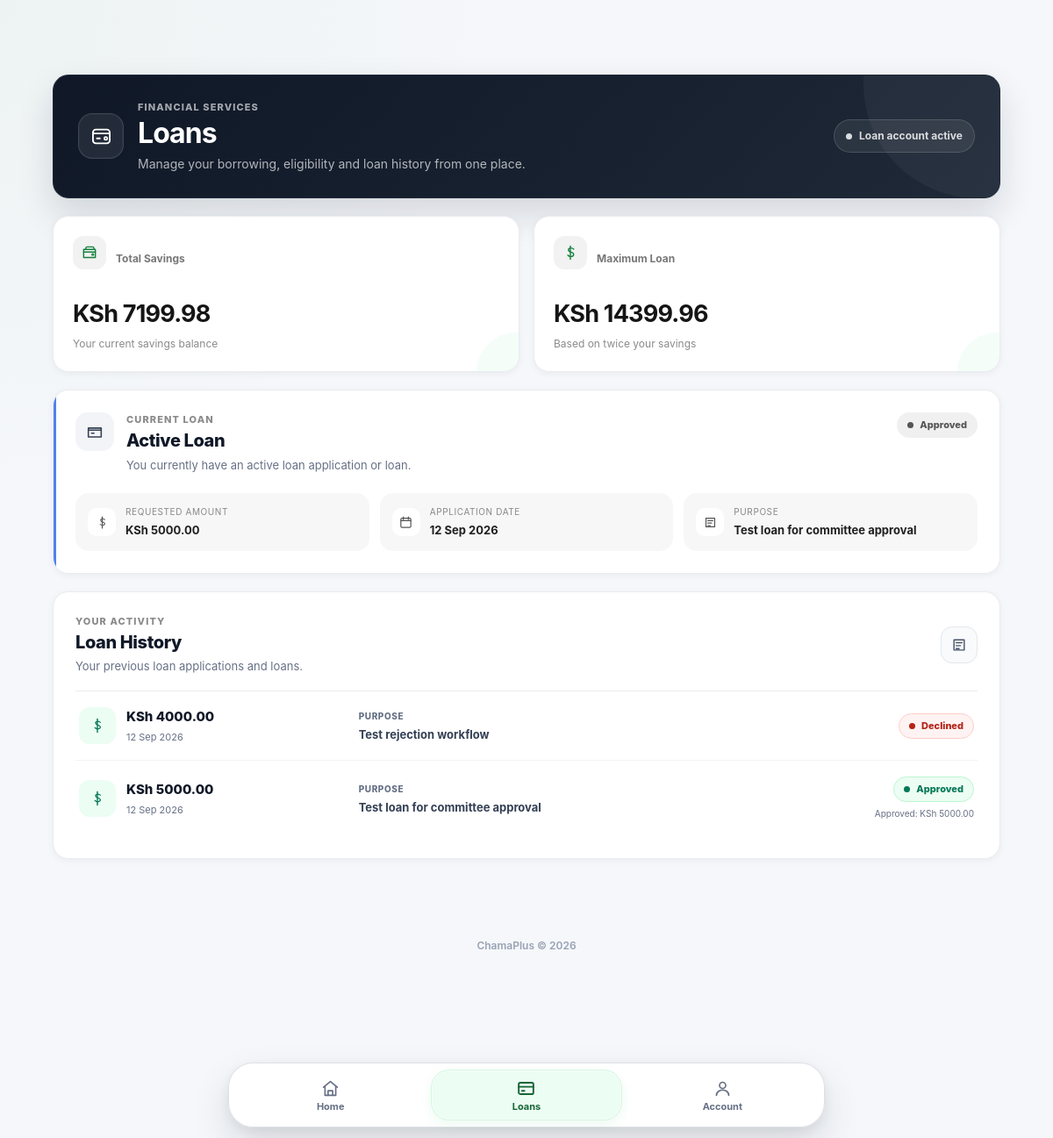
The page /loans/ (signed in) on the database its author committed.
### loans/models.py (models this page shows, shortened)
class Loan(models.Model):
    class Status(models.TextChoices):
        PENDING = "PENDING", "Pending"
        APPROVED = "APPROVED", "Approved"
        DECLINED = "DECLINED", "Declined"
        DISBURSED = "DISBURSED", "Disbursed"
        COMPLETED = "COMPLETED", "Completed"
    chama = models.ForeignKey(
        Chama,
        on_delete=models.CASCADE,
        related_name="loans",
    )
    member = models.ForeignKey(
        User,
        on_delete=models.CASCADE,
        related_name="loans",
    )
    amount_requested = models.DecimalField(
        max_digits=12,
        decimal_places=2,
    )
    amount_approved = models.DecimalField(
        max_digits=12,
        decimal_places=2,
        null=True,
        blank=True,
    )
    amount_repaid = models.DecimalField(
        max_digits=12,
        decimal_places=2,
        default=0,
    )
    interest_rate = models.DecimalField(
        max_digits=5,
        decimal_places=2,
        default=0,
    )
    status = models.CharField(
        max_length=20,
        choices=Status.choices,
        default=Status.PENDING,
    )
    purpose = models.TextField()
    application_date = models.DateField(
        auto_now_add=True,
    )
    approved_at = models.DateTimeField(
        null=True,
        blank=True,
    )
    disbursed_at = models.DateTimeField(
        null=True,
        blank=True,
    )
    completed_at = models.DateTimeField(
        null=True,
        blank=True,
    )
    reviewed_by = models.ForeignKey(
        User,
        on_delete=models.PROTECT,
        related_name="reviewed_loans",
        null=True,
        blank=True,
    )
    review_notes = models.TextField(
        blank=True,
    )
    created_at = models.DateTimeField(
        auto_now_add=True,
    )
    updated_at = models.DateTimeField(
        auto_now=True,
    )

### loans/views.py (the view)
@login_required
def loan_dashboard(request):
    chama = get_active_chama()
    if not chama:
        messages.error(
            request,
            "No active Chama has been created yet.",
        )
        return redirect("dashboard")
    membership = get_membership(
        request.user,
        chama,
    )
    if not membership:
        messages.error(
            request,
            "You are not an active member of this Chama.",
        )
        return redirect("dashboard")
    eligibility = get_loan_eligibility(
        request.user,
        chama,
    )
    loans = (
        Loan.objects
        .filter(
            chama=chama,
            member=request.user,
        )
        .prefetch_related("approvals")
        .order_by("-created_at")
    )
    active_loan = loans.filter(
        status__in=[
            Loan.Status.PENDING,
            Loan.Status.APPROVED,
            Loan.Status.DISBURSED,
        ]
    ).first()
    return render(
        request,
        "loans/dashboard.html",
        {
            "chama": chama,
            "membership": membership,
            "savings_total": eligibility["savings_total"],
            "first_saving": eligibility["first_saving"],
            "eligible_after": eligibility["eligible_after"],
            "eligible": eligibility["eligible"],
            "maximum_loan": eligibility["maximum_loan"],
            "loans": loans,
            "active_loan": active_loan,
        },
    )

### accounts/context_processors.py (called while the page is built)
def active_chama_membership(request):
    if not request.user.is_authenticated:
        return {
            "active_membership": None,
        }
    membership = (
        Membership.objects
        .filter(
            user=request.user,
            is_active=True,
            chama__is_active=True,
        )
        .select_related("chama")
        .first()
    )
    return {
        "active_membership": membership,
    }

### loans/views.py (called while the page is built)
def get_active_chama():
    return Chama.objects.filter(is_active=True).first()

def get_membership(user, chama):
    return Membership.objects.filter(
        chama=chama,
        user=user,
        is_active=True,
    ).first()

def get_savings_total(user, chama):
    return (
        Saving.objects
        .filter(
            chama=chama,
            member=user,
        )
        .aggregate(total=Sum("amount"))["total"]
        or Decimal("0.00")
    )

def get_first_saving(user, chama):
    return (
        Saving.objects
        .filter(
            chama=chama,
            member=user,
        )
        .order_by("date", "created_at")
        .first()
    )

def get_loan_eligibility(user, chama):
    savings_total = get_savings_total(user, chama)
    first_saving = get_first_saving(user, chama)
    today = timezone.localdate()
    eligible_after = None
    eligible = False
    if first_saving:
        eligible_after = first_saving.date + timedelta(days=180)
        eligible = today >= eligible_after
    maximum_loan = savings_total * Decimal("2")
    return {
        "savings_total": savings_total,
        "first_saving": first_saving,
        "eligible_after": eligible_after,
        "eligible": eligible,
        "maximum_loan": maximum_loan,
    }

### templates/loans/dashboard.html (shortened to what this page needs)
{% extends "base.html" %}
{% block content %}
<div class="loans-page">
    <section class="loans-hero">
        <div class="hero-copy">
            <div class="hero-icon" aria-hidden="true">
            </div>
            <div>
                <span class="hero-eyebrow">Financial Services</span>
                <h1>Loans</h1>
                <p>
                    Manage your borrowing, eligibility and loan history
                    from one place.
                </p>
            </div>
        </div>
        <div class="hero-pulse">
            <span class="pulse-dot"></span>
            <span>Loan account active</span>
        </div>
    </section>
    <section class="stats-grid">
        <article class="stat-card savings-card">
            <div class="stat-top">
                <div class="stat-icon">
                </div>
                <span class="stat-label">Total Savings</span>
            </div>
            <strong>
                KSh {{ savings_total|floatformat:2 }}
            </strong>
            <span class="stat-caption">
                Your current savings balance
            </span>
        </article>
        <article class="stat-card loan-limit-card">
            <div class="stat-top">
                <div class="stat-icon">
                </div>
                <span class="stat-label">Maximum Loan</span>
            </div>
            <strong>
                KSh {{ maximum_loan|floatformat:2 }}
            </strong>
            <span class="stat-caption">
                Based on twice your savings
            </span>
        </article>
    </section>
    {% if eligible %}
        {% if active_loan %}
            <section class="feature-card active-loan-card">
                <div class="feature-heading">
                    <div class="feature-icon active-icon">
                        <svg viewBox="0 0 24 24" fill="none"
                             aria-hidden="true">
                            <path d="M4 7.5h16v11H4z"
                                  stroke="currentColor"
                                  stroke-width="1.7"
                                  stroke-linejoin="round"/>
                            <path d="M4 10h16"
                                  stroke="currentColor"
                                  stroke-width="1.7"/>
                            <path d="M8 14h3"
                                  stroke="currentColor"
                                  stroke-width="1.7"
                                  stroke-linecap="round"/>
                        </svg>
                    </div>
                    <div>
                        <span class="eyebrow">Current Loan</span>
                        <h2>Active Loan</h2>
                        <p>
                            You currently have an active loan application
                            or loan.
                        </p>
                    </div>
                    <span class="status status-active">
                        <span class="status-dot"></span>
                        {{ active_loan.get_status_display }}
                    </span>
                </div>
                <div class="loan-details">
                    <div class="detail-item">
                        <span class="detail-icon">
                        </span>
                        <div>
                            <span>Requested Amount</span>
                            <strong>
                                KSh {{ active_loan.amount_requested|floatformat:2 }}
                            </strong>
                        </div>
                    </div>
                    <div class="detail-item">
                        <span class="detail-icon">
                            <svg viewBox="0 0 24 24" fill="none"
                                 aria-hidden="true">
                                <rect x="4" y="5" width="16" height="15"
                                      rx="2"
                                      stroke="currentColor"
                                      stroke-width="1.7"/>
                                <path d="M8 3v4M16 3v4M4 9h16"
                                      stroke="currentColor"
                                      stroke-width="1.7"
                                      stroke-linecap="round"/>
                            </svg>
                        </span>
                        <div>
                            <span>Application Date</span>
                            <strong>
                                {{ active_loan.application_date|date:"d M Y" }}
                            </strong>
                        </div>
                    </div>
                    <div class="detail-item">
                        <span class="detail-icon">
                            <svg viewBox="0 0 24 24" fill="none"
                                 aria-hidden="true">
                                <path d="M5 5h14v14H5z"
                                      stroke="currentColor"
                                      stroke-width="1.7"
                                      stroke-linejoin="round"/>
                                <path d="M8 9h8M8 13h6M8 17h4"
                                      stroke="currentColor"
                                      stroke-width="1.7"
                                      stroke-linecap="round"/>
                            </svg>
                        </span>
                        <div>
                            <span>Purpose</span>
                            <strong>
                                {{ active_loan.purpose }}
                            </strong>
                        </div>
                    </div>
                </div>
            </section>
        {% endif %}
    {% endif %}
    <section class="history-card">
        <div class="section-header">
            <div>
                <span class="eyebrow">Your Activity</span>
                <h2>Loan History</h2>
                <p>
                    Your previous loan applications and loans.
                </p>
            </div>
            <div class="history-icon" aria-hidden="true">
                <svg viewBox="0 0 24 24" fill="none">
                    <path d="M5 5h14v14H5z"
                          stroke="currentColor"
                          stroke-width="1.7"
                          stroke-linejoin="round"/>
                    <path d="M8 9h8M8 13h6M8 17h4"
                          stroke="currentColor"
                          stroke-width="1.7"
                          stroke-linecap="round"/>
                </svg>
            </div>
        </div>
        {% if loans %}
            <div class="loan-list">
                {% for loan in loans %}
                    <article class="loan-row">
                        <div class="loan-main">
                            <div class="loan-money-icon">
                            </div>
                            <div>
                                <strong>
                                    KSh {{ loan.amount_requested|floatformat:2 }}
                                </strong>
                                <span>
                                    {{ loan.application_date|date:"d M Y" }}
                                </span>
                            </div>
                        </div>
                        <div class="loan-purpose">
                            <span>Purpose</span>
                            <strong>{{ loan.purpose }}</strong>
                        </div>
                        <div class="loan-status">
                            <span class="status status-{{ loan.status|lower }}">
                                <span class="status-dot"></span>
                                {{ loan.get_status_display }}
                            </span>
                            {% if loan.amount_approved %}
                                <small>
                                    Approved:
                                    KSh {{ loan.amount_approved|floatformat:2 }}
                                </small>
                            {% endif %}
                        </div>
                    </article>
                {% endfor %}
            </div>
        {% endif %}
    </section>
</div>
{% endblock %}

### templates/base.html (style rules this page uses)
:root { --primary: #15803d; --primary-dark: #166534; --primary-soft: #ecfdf3; --primary-border: #bbf7d0; --text: #101828; --text-soft: #344054; --muted: #667085; --muted-light: #98a2b3; --background: #f5f7fa; --surface: #ffffff; --surface-soft: #f9fafb; --border: #eaecf0; --border-dark: #d0d5dd; --danger: #b42318; --danger-soft: #fef3f2; --warning: #b54708; --warning-soft: #fffaeb; --info: #175cd3; --info-soft: #eff8ff; --success: #027a48; --success-soft: #ecfdf3; --radius-sm: 10px; --radius-md: 14px; --radius-lg: 18px; --radius-xl: 22px; --shadow-xs: 0 1px 2px rgba(16, 24, 40, .04); --shadow-sm: 0 2px 8px rgba(16, 24, 40, .05); --shadow-md: 0 8px 24px rgba(16, 24, 40, .07); --shadow-lg: 0 18px 45px rgba(16, 24, 40, .10); }
* { box-sizing: border-box; }
html { min-height: 100%; scroll-behavior: smooth; }
body { margin: 0; min-height: 100vh; background: radial-gradient( circle at top left, rgba(21, 128, 61, .035), transparent 32% ), var(--background); color: var(--text); font-family: Inter, -apple-system, BlinkMacSystemFont, "Segoe UI", Roboto, Helvetica, Arial, sans-serif; font-size: 15px; line-height: 1.5; padding-bottom: 100px; -webkit-font-smoothing: antialiased; text-rendering: optimizeLegibility; }
h1, h2, h3, h4, p { margin-top: 0; }
h1 { font-size: clamp(28px, 4vw, 36px); line-height: 1.15; letter-spacing: -.7px; }
h2 { font-size: 21px; line-height: 1.25; letter-spacing: -.25px; }
p { color: var(--muted); }
.stat-card { position: relative; overflow: hidden; padding: 20px; background: var(--surface); border: 1px solid var(--border); border-radius: var(--radius-lg); box-shadow: var(--shadow-sm); transition: transform .2s ease, box-shadow .2s ease, border-color .2s ease; }
.stat-card::after { content: ""; position: absolute; width: 90px; height: 90px; right: -38px; bottom: -42px; border-radius: 50%; background: rgba(34, 197, 94, .055); pointer-events: none; }
.stat-icon { width: 40px; height: 40px; display: inline-flex; align-items: center; justify-content: center; margin-bottom: 15px; border-radius: 12px; background: #f0fdf4; color: var(--primary); }
.stat-icon svg { width: 20px; height: 20px; fill: none; stroke: currentColor; stroke-width: 1.9; stroke-linecap: round; stroke-linejoin: round; }
.stat-label { display: block; color: var(--muted); font-size: 12px; font-weight: 700; }

### rows shown on the page
Loan: status "Approved", amount_requested "5000.00", application_date "12 Sep 2026", purpose "Test loan for committee approval", amount_approved "5000.00"
Loan: amount_requested "4000.00", application_date "12 Sep 2026", purpose "Test rejection workflow", status "Declined"

### other values the page prints
{{ savings_total|floatformat:2 }} "7199.98"
{{ maximum_loan|floatformat:2 }} "14399.96"
